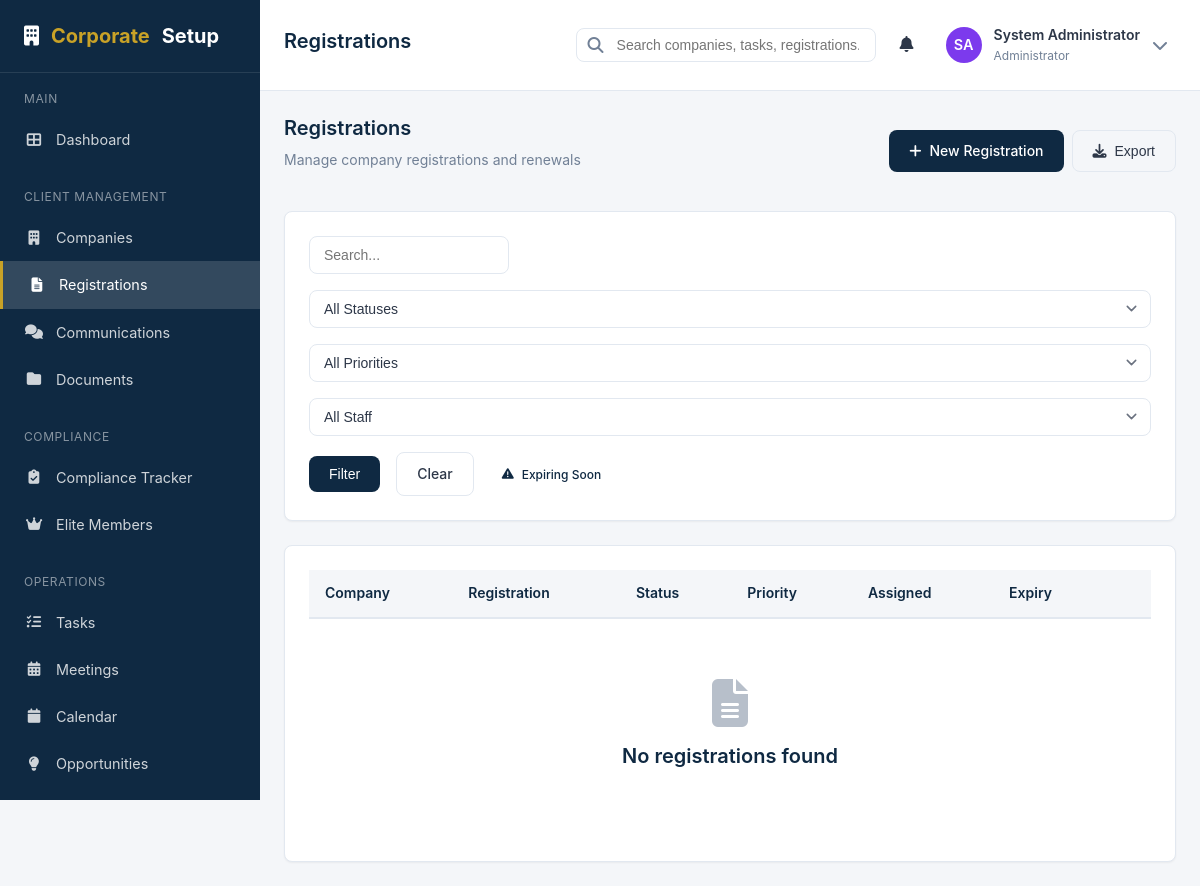
Screenshot of /registrations.php?filter=expiring (signed in) with the database file from the repository.
### tables this page shows
CREATE TABLE IF NOT EXISTS `users` (
    `id` INT AUTO_INCREMENT PRIMARY KEY,
    `employee_id` VARCHAR(20) UNIQUE,
    `name` VARCHAR(100) NOT NULL,
    `email` VARCHAR(100) NOT NULL UNIQUE,
    `password` VARCHAR(255) NOT NULL,
    `phone` VARCHAR(20),
    `avatar` VARCHAR(255),
    `role_id` INT NOT NULL,
    `department_id` INT,
    `position` VARCHAR(100),
    `status` ENUM('active', 'inactive', 'suspended') DEFAULT 'active',
    `login_attempts` INT DEFAULT 0,
    `locked_until` DATETIME NULL,
    `last_login` DATETIME,
    `email_verified` TINYINT(1) DEFAULT 0,
    `must_change_password` TINYINT(1) DEFAULT 0,
    `created_at` TIMESTAMP DEFAULT CURRENT_TIMESTAMP,
    `updated_at` TIMESTAMP DEFAULT CURRENT_TIMESTAMP ON UPDATE CURRENT_TIMESTAMP,
    FOREIGN KEY (`role_id`) REFERENCES `roles`(`id`) ON DELETE NO ACTION,
    FOREIGN KEY (`department_id`) REFERENCES `departments`(`id`) ON DELETE SET NULL
);

CREATE TABLE IF NOT EXISTS `roles` (
    `id` INT AUTO_INCREMENT PRIMARY KEY,
    `name` VARCHAR(50) NOT NULL UNIQUE,
    `display_name` VARCHAR(100) NOT NULL,
    `description` TEXT,
    `permissions` JSON,
    `is_system` TINYINT(1) DEFAULT 0,
    `created_at` TIMESTAMP DEFAULT CURRENT_TIMESTAMP,
    `updated_at` TIMESTAMP DEFAULT CURRENT_TIMESTAMP ON UPDATE CURRENT_TIMESTAMP
);

### views/registrations/index.php (the view, shortened to what the rows shown need)
<?php
$statusOptions = ['pending', 'awaiting_documents', 'submitted', 'processing', 'approved', 'rejected', 'expired', 'renewal_required'];
?>
<?php if ($action === 'add' || ($action === 'edit' && $registration)): ?>
    <div class="page-header">
        <div>
            <h1 class="page-title"><?= $action === 'add' ? 'New Registration' : 'Edit Registration' ?></h1>
            <p class="page-subtitle">
                <a href="registrations.php">Registrations</a> &rsaquo; <?= $action === 'add' ? 'New' : sanitize($registration['registration_type'] ?? '') ?>
            </p>
        </div>
        <div class="btn-group">
            <a href="registrations.php" class="btn btn-outline">Cancel</a>
            <button type="submit" form="regForm" class="btn btn-primary"><i class="fas fa-save"></i> Save</button>
        </div>
    </div>
    <form id="regForm" method="POST">
        <?= csrf_field() ?>
        <input type="hidden" name="action" value="save">
        <div class="grid grid-2 gap-4">
            <div class="card">
                <div class="card-header"><h3 class="card-title">Registration Details</h3></div>
                <div class="card-body">
                    <div class="form-group">
                        <label class="form-label required" for="company_id">Company</label>
                        <select id="company_id" name="company_id" class="form-control" required>
                            <option value="">Select Company</option>
                            <?php foreach ($companies as $c): ?>
                                <option value="<?= $c['id'] ?>" <?= ($registration['company_id'] ?? $companyId) == $c['id'] ? 'selected' : '' ?>>
                                    <?= sanitize($c['company_name']) ?>
                                </option>
                            <?php endforeach; ?>
                        </select>
                    </div>
                    <div class="form-group">
                        <label class="form-label required" for="registration_type_id">Registration Type</label>
                        <select id="registration_type_id" name="registration_type_id" class="form-control" required onchange="updateExpiry()">
                            <option value="">Select Type</option>
                            <?php foreach ($regTypes as $rt): ?>
                                <option value="<?= $rt['id'] ?>" <?= ($registration['registration_type_id'] ?? '') == $rt['id'] ? 'selected' : '' ?>
                                        data-validity="<?= $rt['validity_period'] ?>">
                                    <?= sanitize($rt['name']) ?>
                                </option>
                            <?php endforeach; ?>
                        </select>
                    </div>
                    <div class="form-row">
                        <div class="form-group">
                            <label class="form-label" for="status">Status</label>
                            <select id="status" name="status" class="form-control">
                                <?php foreach ($statusOptions as $s): ?>
                                    <option value="<?= $s ?>" <?= ($registration['status'] ?? 'pending') === $s ? 'selected' : '' ?>>
                                        <?= ucwords(str_replace('_', ' ', $s)) ?>
                                    </option>
                                <?php endforeach; ?>
                            </select>
                        </div>
                        <div class="form-group">
                            <label class="form-label" for="priority">Priority</label>
                            <select id="priority" name="priority" class="form-control">
                                <option value="low" <?= ($registration['priority'] ?? '') === 'low' ? 'selected' : '' ?>>Low</option>
                                <option value="medium" <?= ($registration['priority'] ?? 'medium') === 'medium' ? 'selected' : '' ?>>Medium</option>
                                <option value="high" <?= ($registration['priority'] ?? '') === 'high' ? 'selected' : '' ?>>High</option>
                                <option value="urgent" <?= ($registration['priority'] ?? '') === 'urgent' ? 'selected' : '' ?>>Urgent</option>
                            </select>
                        </div>
                    </div>
                    <div class="form-group">
                        <label class="form-label" for="assigned_staff_id">Assigned Staff</label>
                        <select id="assigned_staff_id" name="assigned_staff_id" class="form-control">
                            <option value="">Unassigned</option>
                            <?php foreach ($staff as $s): ?>
                                <option value="<?= $s['id'] ?>" <?= ($registration['assigned_staff_id'] ?? '') == $s['id'] ? 'selected' : '' ?>>
                                    <?= sanitize($s['name']) ?>
                                </option>
                            <?php endforeach; ?>
                        </select>
                    </div>
                </div>
            </div>
            <div class="card">
                <div class="card-header"><h3 class="card-title">Timeline & Dates</h3></div>
                <div class="card-body">
                    <div class="form-row">
                        <div class="form-group">
                            <label class="form-label" for="submission_date">Submission Date</label>
                            <input type="date" id="submission_date" name="submission_date" class="form-control"
                                   value="<?= $registration['submission_date'] ?? '' ?>">
                        </div>
                        <div class="form-group">
                            <label class="form-label" for="expected_completion_date">Expected Completion</label>
                            <input type="date" id="expected_completion_date" name="expected_completion_date" class="form-control"
                                   value="<?= $registration['expected_completion_date'] ?? '' ?>">
                        </div>
                    </div>
                    <div class="form-row">
                        <div class="form-group">
                            <label class="form-label" for="expiry_date">Expiry Date</label>
                            <input type="date" id="expiry_date" name="expiry_date" class="form-control"
                                   value="<?= $registration['expiry_date'] ?? '' ?>">
                        </div>
                        <div class="form-group">
                            <label class="form-label" for="next_follow_up_date">Next Follow-up</label>
                            <input type="date" id="next_follow_up_date" name="next_follow_up_date" class="form-control"
                                   value="<?= $registration['next_follow_up_date'] ?? '' ?>">
                        </div>
                    </div>
                    <div class="form-row">
                        <div class="form-group">
                            <label class="form-label" for="cost">Cost (NGN)</label>
                            <input type="number" id="cost" name="cost" class="form-control" step="0.01"
                                   value="<?= $registration['cost'] ?? 0 ?>">
                        </div>
                        <div class="form-group">
                            <label class="form-label" for="payment_status">Payment Status</label>
                            <select id="payment_status" name="payment_status" class="form-control">
                                <option value="pending" <?= ($registration['payment_status'] ?? 'pending') === 'pending' ? 'selected' : '' ?>>Pending</option>
                                <option value="paid" <?= ($registration['payment_status'] ?? '') === 'paid' ? 'selected' : '' ?>>Paid</option>
                                <option value="waived" <?= ($registration['payment_status'] ?? '') === 'waived' ? 'selected' : '' ?>>Waived</option>
                            </select>
                        </div>
                    </div>
                    <div class="form-group">
                        <label class="form-label" for="regulator_reference">Regulator Reference</label>
                        <input type="text" id="regulator_reference" name="regulator_reference" class="form-control"
                               value="<?= sanitize($registration['regulator_reference'] ?? '') ?>">
                    </div>
                </div>
            </div>
        </div>
        <div class="card mt-4">
            <div class="card-header"><h3 class="card-title">Document Tracking</h3></div>
            <div class="card-body">
                <div class="form-row">
                    <div class="form-group">
                        <label class="form-label" for="documents_received">Documents Received</label>
                        <textarea id="documents_received" name="documents_received" class="form-control" rows="3"><?= sanitize($registration['documents_received'] ?? '') ?></textarea>
                    </div>
                    <div class="form-group">
                        <label class="form-label" for="documents_missing">Documents Missing</label>
                        <textarea id="documents_missing" name="documents_missing" class="form-control" rows="3"><?= sanitize($registration['documents_missing'] ?? '') ?></textarea>
                    </div>
                </div>
                <div class="form-group">
                    <label class="form-label" for="remarks">Remarks</label>
                    <textarea id="remarks" name="remarks" class="form-control" rows="3"><?= sanitize($registration['remarks'] ?? '') ?></textarea>
                </div>
            </div>
        </div>
    </form>
    <script>
        function updateExpiry() {
            const select = document.getElementById('registration_type_id');
            const option = select.options[select.selectedIndex];
            const validity = option ? option.dataset.validity : 0;
            if (validity && validity > 0) {
                const submissionDate = document.getElementById('submission_date').value || new Date().toISOString().split('T')[0];
                const expiryDate = new Date(submissionDate);
                expiryDate.setDate(expiryDate.getDate() + parseInt(validity));
                document.getElementById('expiry_date').value = expiryDate.toISOString().split('T')[0];
            }
        }
    </script>
<?php else: ?>
    <div class="page-header">
        <div>
            <h1 class="page-title">Registrations</h1>
        </div>
    </div>
    <div class="card">
        <div class="card-body p-0">
            <div class="table-container">
                <table class="table" id="registrationsTable">
                    <thead>
                        <tr>
                            <th>Company</th>
                            <th>Registration</th>
                            <th>Status</th>
                            <th>Priority</th>
                            <th>Assigned</th>
                            <th>Expiry</th>
                            <th></th>
                        </tr>
                    </thead>
                </table>
            </div>
        </div>
    </div>
<?php endif; ?>

### views/layouts/app.php (shortened to what the rows shown need)
<?php
$user = getCurrentUser();
?>
<!DOCTYPE html>
<html lang="en">
<head>
    <link rel="stylesheet" href="assets/css/style.css">
    <link rel="stylesheet" href="https://cdnjs.cloudflare.com/ajax/libs/font-awesome/6.4.0/css/all.min.css">
</head>
<body>
    <div class="app-wrapper">
        <main class="main-content">
            <header class="header">
                <div class="header-left">
                    <?= $pageTitle ? '<h1 class="page-title">' . sanitize($pageTitle) . '</h1>' : '' ?>
                </div>
                <div class="header-right">
                    <div class="dropdown">
                        <div class="user-menu" id="userMenuTrigger">
                            <?= generateAvatar($user['name'], 36, $user['avatar'] ?? null) ?>
                            <div class="user-info">
                                <div class="user-name"><?= sanitize($user['name']) ?></div>
                                <div class="user-role"><?= sanitize($user['role']) ?></div>
                            </div>
                            <i class="fas fa-chevron-down" style="color: var(--dark-grey);"></i>
                        </div>
                    </div>
                </div>
            </header>
            <div class="page-content">
                <?= $content ?? '' ?>
            </div>
        </main>
    </div>
</body>
</html>

### helpers/formatters.php (shortened to what the rows shown need)
<?php
function getInitials($name) {
    $words = explode(' ', trim($name));
    $initials = '';
    foreach ($words as $word) {
        if (!empty($word)) {
            $initials .= strtoupper(substr($word, 0, 1));
        }
        if (strlen($initials) >= 2) break;
    }
    return $initials ?: 'NA';
}
function getAvatarColor($name) {
    $colors = [
        '#2563eb', '#059669', '#d97706', '#dc2626',
        '#7c3aed', '#0891b2', '#c2410c', '#be185d'
    ];
    $hash = 0;
    for ($i = 0; $i < strlen($name); $i++) {
        $hash = ord($name[$i]) + (($hash << 5) - $hash);
    }
    return $colors[abs($hash) % count($colors)];
}
function generateAvatar($name, $size = 40, $avatarPath = null) {
    $initials = getInitials($name);
    $color = getAvatarColor($name);
    return '<div class="avatar" style="width:' . $size . 'px;height:' . $size . 'px;background-color:' . $color . ';font-size:' . ($size * 0.4) . 'px;">' . $initials . '</div>';
}

### rows the page displays
users: name "SA", name "System Administrator", role.name "Administrator"

### other values shown
$pageTitle "Registrations"
